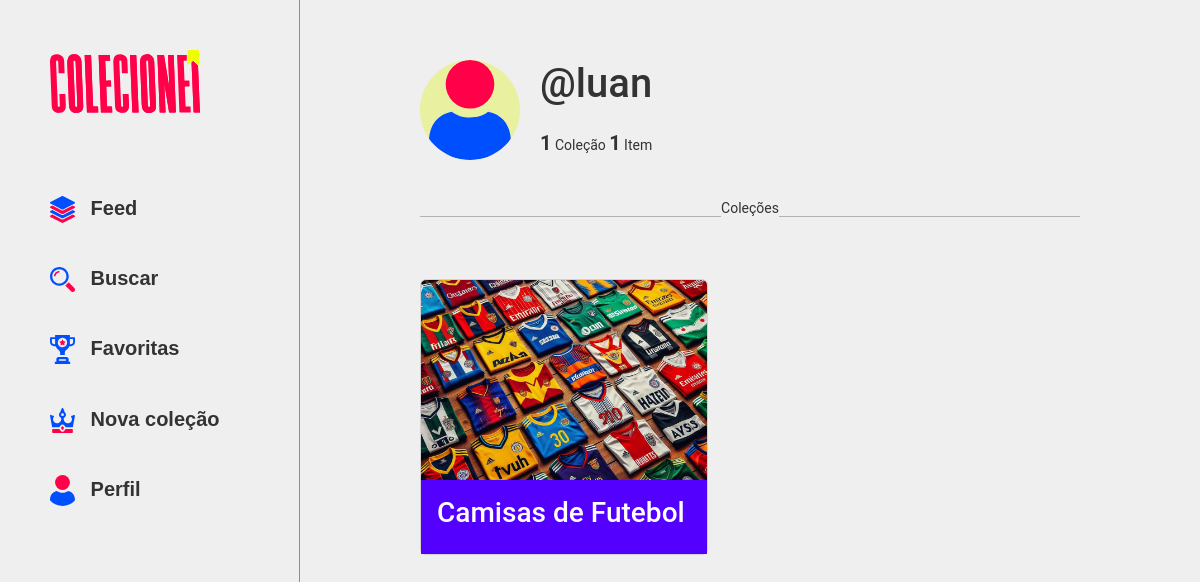
Page /perfil/12/ (signed in) on the earlier database version.
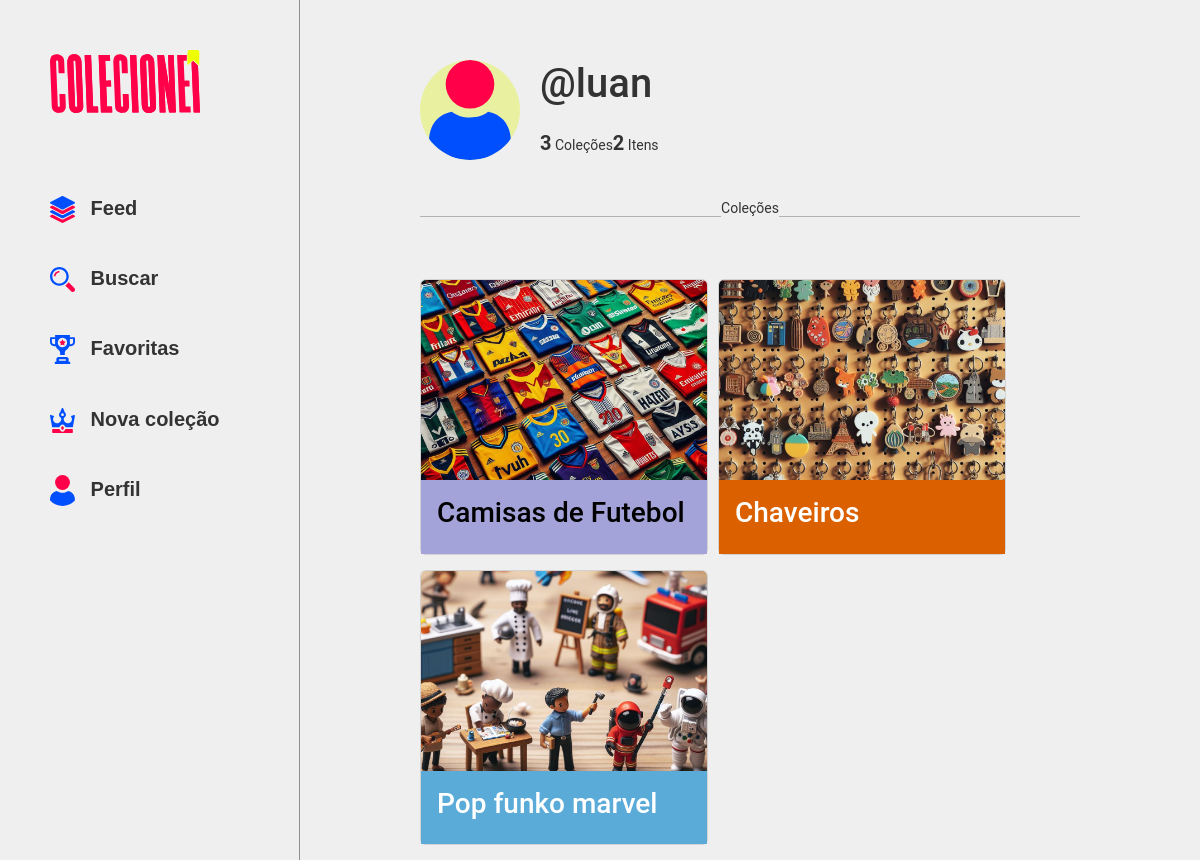
Same page on the later database version.
### usuarios/models.py (models this page shows, shortened)
class Usuario(AbstractUser):
    DEFAULT_PHOTO_PATH = "static 'assets/icones/coroa.svg'"
    nome_completo = models.CharField(max_length=255, blank=True)
    biografia = models.TextField(blank=True)
    photo = models.ImageField(upload_to=upload_to, blank=True)
    birth_date = models.DateField(blank=True, null=True)
    seguindo = models.ManyToManyField('self', related_name='seguidores', symmetrical=False)

### colecoes/models.py (models this page shows, shortened)
class Colecao(models.Model):
    nome = models.CharField(max_length=100)
    descricao = models.TextField()
    cor = models.CharField(max_length=7, choices=COLOR_CHOICES, default='#FFCA2C')
    categoria = models.ForeignKey(Categoria, on_delete=models.SET_NULL, null=True)
    data_criacao = models.DateTimeField(auto_now_add=True)
    status_colecao = models.BooleanField(default=True)
    privacidade_colecao = models.BooleanField(default=False)
    tags = models.CharField(max_length=100, blank=True)
    orcamento_colecao = models.DecimalField(max_digits=10, decimal_places=2, blank=True, null=True)
    localizacao_colecao = models.CharField(max_length=100, blank=True)
    usuario = models.ForeignKey(Usuario, on_delete=models.CASCADE)
    class Meta:
        unique_together = ('nome', 'usuario',)

class Categoria(models.Model):
    CATEGORIAS_OPCOES = [
        ('Livros', 'Livros'),
        ('Filmes', 'Filmes'),
        ('Músicas', 'Músicas'),
        ('Jogos', 'Jogos'),
        ('Selos', 'Selos'),
        ('Moedas', 'Moedas'),
        ('Quadrinhos', 'Quadrinhos'),
        ('Carros', 'Carros'),
        ('Vinhos', 'Vinhos'),
        ('Cartas', 'Cartas'),
        ('Miniaturas', 'Miniaturas'),
        ('Brinquedos', 'Brinquedos'),
        ('Antiguidades', 'Antiguidades'),
        ('Relógios', 'Relógios'),
        ('Jóias', 'Jóias'),
        ('Instrumentos Musicais', 'Instrumentos Musicais'),
        ('Artes', 'Artes'),
        ('Itens Esportivos', 'Itens Esportivos'),
        ('Eletrônicos', 'Eletrônicos'),
        ('Vestuário', 'Vestuário'),
        ('Acessórios', 'Acessórios'),
        ('Cosméticos', 'Cosméticos'),
        ('Utensílios Domésticos', 'Utensílios Domésticos'),
        ('Decoração', 'Decoração'),
        ('Móveis', 'Móveis'),
        ('Eletrodomésticos', 'Eletrodomésticos'),
        ('Ferramentas', 'Ferramentas'),
        ('Brindes', 'Brindes'),
        ('Peças Religiosas', 'Peças Religiosas'),
        ('Charutos', 'Charutos'),
        ('Chaveiros', 'Chaveiros'),
        ('Pedras Preciosas', 'Pedras Preciosas'),
        ('Plantas', 'Plantas'),
        ('Artefatos Históricos', 'Artefatos Históricos'),
        ('Culinária', 'Culinária'),
        ('Outros', 'Outros'),
    ]
    nome = models.CharField(max_length=100, choices=CATEGORIAS_OPCOES)
    imagem_padrao = models.ImageField(upload_to='imagens_categorias/', blank=True, null=True)

### colecoes/views.py (the view)
# urls.py: path('perfil/<int:usuario_id>/', perfil, name='perfil'),
def perfil(request, usuario_id):
    if not request.user.is_authenticated:
        messages.error(request, 'Usuário não logado')
        return redirect('login')
    user = request.user
    colecoes = Colecao.objects.filter(usuario=user)
    quantidade_colecoes = colecoes.count()
    itens = Item.objects.filter(colecao__usuario=user)
    quantidade_itens = itens.count()
    icone = icone_aleatorio()
    for colecao in colecoes:
        if colecao.cor in ['#FFCA2C', '#D9C95B', '#D9AA5B', '#D9D2A3', '#A3A3D9']:
            colecao.texto_preto = True
        else:
            colecao.texto_preto = False
    return render(request, 'colecoes/perfil.html', {'user': user, 'colecoes': colecoes, 'quantidade_colecoes': quantidade_colecoes, 'quantidade_itens': quantidade_itens, 'icone_aleatorio': icone})

### colecoes/views.py (called while the page is built)
def icone_aleatorio():
    icones = ['fantasma.svg', 'caveira.svg', 'foguete.svg']
    icone_aleatorio = choice(icones)
    return icone_aleatorio

### templates/colecoes/perfil.html (shortened to what this page needs)
{% load static %}
<!DOCTYPE html>
<html lang="en">
<head>
    <link href="https://cdn.jsdelivr.net/npm/bootstrap@5.2.2/dist/css/bootstrap.min.css" rel="stylesheet"
>
    <link rel="stylesheet" href="{% static 'styles/colecoes/Perfil.css' %}">
</head>
<body class="corpo">
    <div>
        {% include 'partials/_header.html' %}
    </div>
    <section class="corpo_pagina">
        <div class="info">
            <div class='foto_addon'>
                {% if user.photo %}
                <img src="{{ user.photo.url }}" id="foto_perfil">
                {% else %}
                <img src="{% static 'assets/icones/perfil.svg' %}" id="foto_perfil">
                {% endif %}
            </div>
            <div class="dados">
                <h1>@{{ user.username }}</h1>
            <div class="stats">
                {% if quantidade_colecoes == 1 %}
                <p><span>{{ quantidade_colecoes }}</span> Coleção</p>
                {% else %}
                <p><span>{{ quantidade_colecoes }}</span> Coleções</p>
                {% endif %}
                {% if quantidade_itens == 1 %}
                <p><span>{{ quantidade_itens }}</span> Item</p>
                {% else %}
                <p><span>{{ quantidade_itens }}</span> Itens</p>
                {% endif %}
            </div>
            </div>
        </div>
        <div class="divider d-flex align-items-center my-4">
            <hr class="text-black flex-grow-1">
            <p>Coleções</p>
            <hr class="text-black flex-grow-1">
        </div>
        <div>
            <div class="colecoes">
                {% for colecao in colecoes %}
                    <div class="colecao_card card" style="width: 18rem; display: flex; margin-right: 10px; margin-bottom: 15px;">
                        <a href="{% url 'colecao' user.username colecao.id %}" style="display: inline-block;" class="colecao_link">
                        <img class="card-img-top" src="{{ colecao.categoria.imagem_padrao.url }}" alt="Coleção-image" style="width: 100%;">
                        <div class="card-body" style="background-color: {{ colecao.cor }}; {% if colecao.texto_preto %} color: #000000; {% else %} color: #FFFFFF; {% endif %}">
                            <h3 class="card-title">{{ colecao.nome }}</h3>
                        </div>
                        </a>
                    </div>
                {% endfor %}
            </div>
        </div>
    </section>
</body>
</html>

### templates/partials/_header.html (shortened to what this page needs)
{%load static%}
<header class="cabecalho">
    <img src="{% static 'assets/imagens/logo3.svg' %}" alt="Logo da Colecionei" />
    <section class="menu">
        <nav class="menu_navegacao">
            <a href="{% url 'feed' %}"><img src="{% static 'assets/icones/empilhar.svg' %}"> Feed</a>
            <a href="{% url 'buscar' %}"><img src="{% static 'assets/icones/lupa.svg' %}"> Buscar</a>
            <a href=""><img src="{% static 'assets/icones/trofeu.svg' %}"> Favoritas</a>
            <a href="{% url 'nova-colecao' %}"><img src="{% static 'assets/icones/coroa.svg' %}"> Nova coleção</a>
            {% if user.photo %}
            <a href="{% url 'perfil' user.id%}"><img src="{{ user.photo.url }}" id="menu_perfil_photo"> Perfil</a>
            {% else %}
            <a href="{% url 'perfil' user.id%}"><img src="{% static 'assets/icones/perfil.svg' %}"> Perfil</a>
            {% endif %}
        </nav>
    </section>
</header>

### setup/static/styles/colecoes/perfil.css (style rules this page uses)
.corpo { background-color: #EFEFEF; font-family: 'Roboto', sans-serif; font-size: 14px; color: #333; margin: 0; padding: 0; overflow-x: hidden; display: flex; }
.cabecalho { width: 300px; display: flex; flex-direction: column; border-right: 1px solid rgba(0, 0, 0, 0.400); padding: 50px; height: 100vh; flex: 2; position: relative; overflow: hidden; }
.cabecalho img { width: 150px; }
.menu_navegacao { display: flex; flex-direction: column; margin-top: 60px; }
.menu_navegacao a { font-family: 'Nunito', sans-serif; font-size: 15pt; font-weight: bold; text-decoration: none; color: #333; margin: 20px 0; }
.menu_navegacao img { width: 25px; margin-right: 10px; }
.corpo_pagina { width: 100%; height: 100vh; padding-left: 10%; padding-right: 10%; padding-top: 5%; overflow: auto; display: flex; flex-direction: column; }
.info { display: flex; }
.foto_addon { width: 100px; height: 100px; border-radius: 100px; margin-right: 20px; display: flex; align-items: center; justify-content: center; background-color: #e9f1a1; }
#foto_perfil { width: 100px; height: 100px; border-radius: 100px; }
.colecao_link { text-decoration: none; color: #333; }
.stats { display: flex; justify-content: space-between; margin-top: 20px; }
.stats span { font-size: 20px; font-weight: bold; }
.colecoes { display: flex; flex-wrap: wrap; margin-top: 20px; }
.card-img-top { object-fit: cover; width: auto; height: 200px; }

Differences in the rows shown:
changed Colecao "Camisas de Futebol": cor "#5300FF" → "#A3A3D9" (drawn)
added Colecao: categoria.imagem_padrao (picture), nome "Chaveiros"
added Colecao: categoria.imagem_padrao (picture), nome "Pop funko marvel"
Other differences:
{{ quantidade_colecoes }}: (not shown) → "3"
{{ quantidade_itens }}: (not shown) → "2"
{{ quantidade_colecoes }}: "1" → (not shown)
{{ quantidade_itens }}: "1" → (not shown)
text no longer shown: "Coleção Item"
text now shown: "Coleções Itens"
